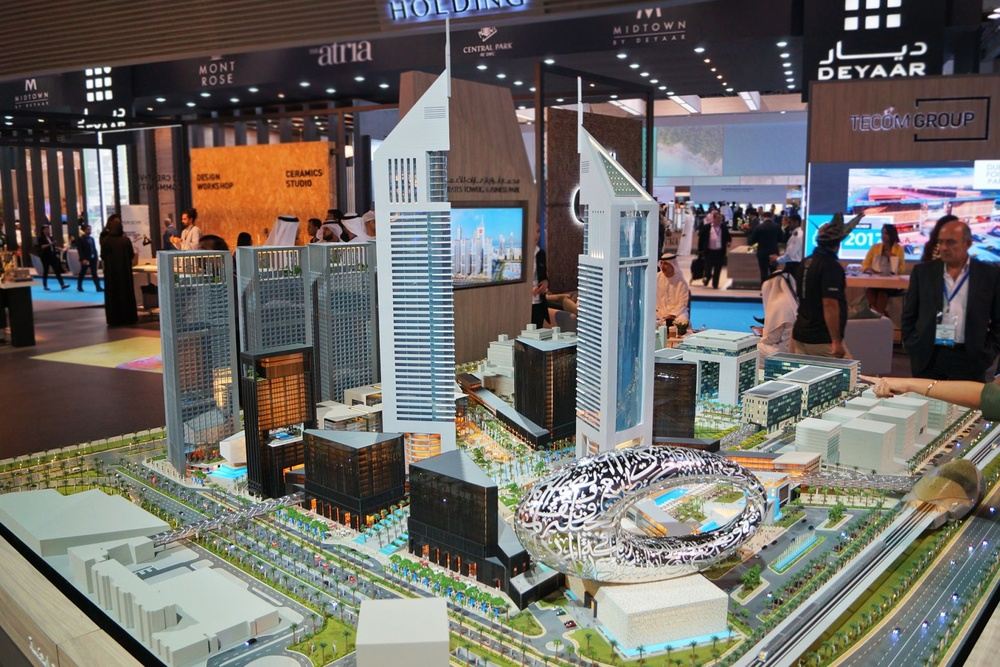
#> input picture data/datasets/245a85d0-9fdd-4c11-8a60-f14b71d3bf23/landmarks/00a6cef7-2573-4edd-b33f-8550ef9504c1.jpg, 1000 x 667 px, shrunk from 1665 x 1110 before the run; its folder holds only this picture in this run
$ python -i image_quality_assessment.py   (imports and definitions only)   (older library calls are emulated)
#> lines starting #> are read from the running program, lines starting #| are printed output that depends on the picture; after the words box and inside, x2 and y2 are one past the last pixel; in counts of white or black regions, pixels touching at a corner belong together
import cv2
import numpy as np
import matplotlib.pyplot as plt
from typing import Tuple, Dict, List, Optional, Any
import os


class ImageQualityAssessor:
    """
    Class for assessing image quality and suggesting enhancements.
    """

    def __init__(self):
        """
        Initialize the image quality assessor with default thresholds.
        """
        # Default thresholds for different quality metrics
        self.thresholds = {
            'blur': 100.0,  # Threshold for Laplacian variance (lower means more blurry)
            'brightness_low': 50.0,  # Lower threshold for mean brightness (0-255)
            'brightness_high': 200.0,  # Upper threshold for mean brightness (0-255)
            'contrast_low': 40.0,  # Lower threshold for standard deviation of pixel values
            'saturation': 0.05,  # Threshold for percentage of saturated pixels
            'noise': 5.0  # Threshold for estimated noise level
        }

    # [12 lines left out: function set_thresholds, not called in this run]

    def detect_blur(self, image: np.ndarray) -> Tuple[bool, float, np.ndarray]:
        """
        Detect if an image is blurry using Laplacian variance.

        Args:
            image: Input image (BGR format)

        Returns:
            Tuple of (is_blurry, laplacian_variance, laplacian_visualization)
        """
        # Convert to grayscale
        if len(image.shape) == 3:
            gray = cv2.cvtColor(image, cv2.COLOR_BGR2GRAY)
        else:
            gray = image.copy()

        # Compute Laplacian
        laplacian = cv2.Laplacian(gray, cv2.CV_64F)

        # Compute variance of Laplacian
        laplacian_var = laplacian.var()

        # Determine if image is blurry
        is_blurry = laplacian_var < self.thresholds['blur']

        # Create visualization of Laplacian
        laplacian_vis = cv2.convertScaleAbs(laplacian)

        return is_blurry, laplacian_var, laplacian_vis

    def analyze_brightness(self, image: np.ndarray) -> Tuple[str, float, Dict[str, Any]]:
        """
        Analyze image brightness.

        Args:
            image: Input image (BGR format)

        Returns:
            Tuple of (brightness_status, mean_brightness, metrics)
        """
        # Convert to grayscale
        if len(image.shape) == 3:
            gray = cv2.cvtColor(image, cv2.COLOR_BGR2GRAY)
        else:
            gray = image.copy()

        # Compute mean brightness
        mean_brightness = np.mean(gray)

        # Calculate histogram
        hist = cv2.calcHist([gray], [0], None, [256], [0, 256])

        # Calculate percentage of dark and bright pixels
        dark_pixels = np.sum(gray < 30) / gray.size
        bright_pixels = np.sum(gray > 220) / gray.size

        # Determine brightness status
        if mean_brightness < self.thresholds['brightness_low']:
            brightness_status = 'too_dark'
        elif mean_brightness > self.thresholds['brightness_high']:
            brightness_status = 'too_bright'
        else:
            brightness_status = 'good'

        # Return metrics
        metrics = {
            'mean_brightness': mean_brightness,
            'dark_pixel_ratio': dark_pixels,
            'bright_pixel_ratio': bright_pixels,
            'histogram': hist
        }

        return brightness_status, mean_brightness, metrics

    def analyze_contrast(self, image: np.ndarray) -> Tuple[str, float, Dict[str, Any]]:
        """
        Analyze image contrast.

        Args:
            image: Input image (BGR format)

        Returns:
            Tuple of (contrast_status, std_dev, metrics)
        """
        # Convert to grayscale
        if len(image.shape) == 3:
            gray = cv2.cvtColor(image, cv2.COLOR_BGR2GRAY)
        else:
            gray = image.copy()

        # Compute standard deviation as a measure of contrast
        std_dev = np.std(gray)

        # Calculate histogram
        hist = cv2.calcHist([gray], [0], None, [256], [0, 256])

        # Calculate histogram spread (distance between 5th and 95th percentiles)
        hist_cumsum = np.cumsum(hist) / np.sum(hist)
        p5_idx = np.argmax(hist_cumsum >= 0.05)
        p95_idx = np.argmax(hist_cumsum >= 0.95)
        hist_spread = p95_idx - p5_idx

        # Determine contrast status
        if std_dev < self.thresholds['contrast_low']:
            contrast_status = 'low_contrast'
        else:
            contrast_status = 'good'

        # Return metrics
        metrics = {
            'std_dev': std_dev,
            'histogram': hist,
            'histogram_spread': hist_spread
        }

        return contrast_status, std_dev, metrics

    def detect_saturation(self, image: np.ndarray) -> Tuple[bool, float, np.ndarray]:
        """
        Detect if an image has saturated pixels.

        Args:
            image: Input image (BGR format)

        Returns:
            Tuple of (has_saturation, saturation_ratio, saturation_mask)
        """
        # Check for saturated pixels (0 or 255 in any channel)
        if len(image.shape) == 3:
            # Check each channel
            saturated_b = np.logical_or(image[:,:,0] == 0, image[:,:,0] == 255)
            saturated_g = np.logical_or(image[:,:,1] == 0, image[:,:,1] == 255)
            saturated_r = np.logical_or(image[:,:,2] == 0, image[:,:,2] == 255)

            # Combine masks
            saturated_mask = np.logical_or(saturated_b, np.logical_or(saturated_g, saturated_r))
        else:
            # Grayscale image
            saturated_mask = np.logical_or(image == 0, image == 255)

        # Calculate ratio of saturated pixels
        saturation_ratio = np.sum(saturated_mask) / saturated_mask.size

        # Determine if image has significant saturation
        has_saturation = saturation_ratio > self.thresholds['saturation']

        # Create visualization of saturated pixels
        saturation_vis = np.zeros_like(image)
        if len(image.shape) == 3:
            saturation_vis[saturated_mask] = [0, 0, 255]  # Red for saturated pixels
        else:
            saturation_vis[saturated_mask] = 255

        return has_saturation, saturation_ratio, saturation_vis

    def estimate_noise(self, image: np.ndarray) -> Tuple[float, np.ndarray]:
        """
        Estimate the noise level in an image.

        Args:
            image: Input image (BGR format)

        Returns:
            Tuple of (noise_level, noise_visualization)
        """
        # Convert to grayscale
        if len(image.shape) == 3:
            gray = cv2.cvtColor(image, cv2.COLOR_BGR2GRAY)
        else:
            gray = image.copy()

        # Apply median filter to remove noise
        denoised = cv2.medianBlur(gray, 5)

        # Calculate difference between original and denoised image
        noise = cv2.absdiff(gray, denoised)

        # Estimate noise level as mean of absolute differences
        noise_level = np.mean(noise)

        return noise_level, noise

    def assess_quality(self, image: np.ndarray) -> Dict[str, Any]:
        """
        Perform comprehensive quality assessment on an image.

        Args:
            image: Input image (BGR format)

        Returns:
            Dictionary containing assessment results and metrics
        """
        # Make a copy of the image
        img_copy = image.copy()

        # Detect blur
        is_blurry, laplacian_var, laplacian_vis = self.detect_blur(img_copy)

        # Analyze brightness
        brightness_status, mean_brightness, brightness_metrics = self.analyze_brightness(img_copy)

        # Analyze contrast
        contrast_status, std_dev, contrast_metrics = self.analyze_contrast(img_copy)

        # Detect saturation
        has_saturation, saturation_ratio, saturation_vis = self.detect_saturation(img_copy)

        # Estimate noise
        noise_level, noise_vis = self.estimate_noise(img_copy)

        # Determine overall quality
        quality_issues = []
        if is_blurry:
            quality_issues.append('blurry')
        if brightness_status != 'good':
            quality_issues.append(brightness_status)
        if contrast_status != 'good':
            quality_issues.append(contrast_status)
        if has_saturation:
            quality_issues.append('saturation')
        if noise_level > self.thresholds['noise']:
            quality_issues.append('noisy')

        # Generate improvement suggestions
        suggestions = []
        if is_blurry:
            suggestions.append('Capture with better focus or apply sharpening')
        if brightness_status == 'too_dark':
            suggestions.append('Increase exposure or apply brightness enhancement')
        elif brightness_status == 'too_bright':
            suggestions.append('Decrease exposure or apply brightness reduction')
        if contrast_status == 'low_contrast':
            suggestions.append('Apply contrast enhancement or histogram equalization')
        if has_saturation:
            suggestions.append('Adjust exposure to avoid saturated pixels')
        if noise_level > self.thresholds['noise']:
            suggestions.append('Use lower ISO setting or apply noise reduction')

        # Compile results
        assessment = {
            'overall_quality': 'good' if not quality_issues else 'needs_improvement',
            'quality_issues': quality_issues,
            'improvement_suggestions': suggestions,
            'metrics': {
                'blur': {
                    'is_blurry': is_blurry,
                    'laplacian_variance': laplacian_var,
                    'threshold': self.thresholds['blur']
                },
                'brightness': {
                    'status': brightness_status,
                    'mean_brightness': mean_brightness,
                    'dark_pixel_ratio': brightness_metrics['dark_pixel_ratio'],
                    'bright_pixel_ratio': brightness_metrics['bright_pixel_ratio'],
                    'low_threshold': self.thresholds['brightness_low'],
                    'high_threshold': self.thresholds['brightness_high']
                },
                'contrast': {
                    'status': contrast_status,
                    'std_dev': std_dev,
                    'histogram_spread': contrast_metrics['histogram_spread'],
                    'threshold': self.thresholds['contrast_low']
                },
                'saturation': {
                    'has_saturation': has_saturation,
                    'saturation_ratio': saturation_ratio,
                    'threshold': self.thresholds['saturation']
                },
                'noise': {
                    'noise_level': noise_level,
                    'threshold': self.thresholds['noise']
                }
            },
            'visualizations': {
                'laplacian': laplacian_vis,
                'saturation_mask': saturation_vis,
                'noise': noise_vis
            }
        }

        return assessment

    # [221 lines left out: functions highlight_issues, visualize_assessment, enhance_image, not called in this run]


# Example usage:
# [46 lines not run here, left out]

>>> import cv2
>>> picture = cv2.imread('../../data/datasets/245a85d0-9fdd-4c11-8a60-f14b71d3bf23/landmarks/00a6cef7-2573-4edd-b33f-8550ef9504c1.jpg')
#> picture is the input picture: shape (667, 1000, 3); mean B, G, R 102.3, 107.1, 110.5
>>> result = ImageQualityAssessor().assess_quality(picture)
#> in detect_blur, `laplacian = cv2.Laplacian(gray, cv2.CV_64F)`:
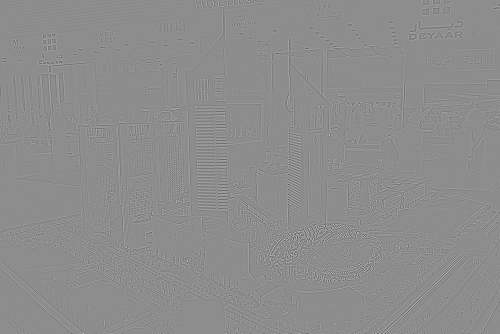
#> laplacian: shape (667, 1000) float64 (shown at 1/2 size); min -509, max 411, mean 0; drawn with min black and max white
#> in detect_blur, `laplacian_var = laplacian.var()`: laplacian_var = 1795.9
#> in detect_blur, `is_blurry = laplacian_var < self.thresholds['blur']`: is_blurry = False
#> in detect_blur, `laplacian_vis = cv2.convertScaleAbs(laplacian)`:
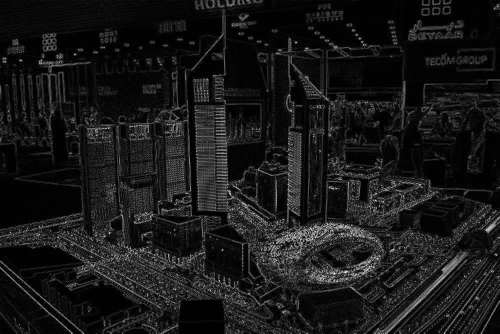
#> laplacian_vis: shape (667, 1000) (shown at 1/2 size); min 0, max 255, mean 24.3
#> in assess_quality, `is_blurry, laplacian_var, laplacian_vis = self.detect_blur(img_copy)`: laplacian_var = 1795.9
#> in analyze_brightness, `mean_brightness = np.mean(gray)`: mean_brightness = 107.6
#> in analyze_brightness, `hist = cv2.calcHist([gray], [0], None, [256], [0, 256])`: hist = 256 values, max 5439 at index 43, min 9 at index 0, mean 2605.5
#> in analyze_brightness, `dark_pixels = np.sum(gray < 30) / gray.size`: dark_pixels = 0.106
#> in analyze_brightness, `bright_pixels = np.sum(gray > 220) / gray.size`: bright_pixels = 0.0242
#> in assess_quality, `brightness_status, mean_brightness, brightness_metrics = self.analyze_..`: brightness_status = 'good'; mean_brightness = 107.6; brightness_metrics = 4 items
#> in analyze_contrast, `std_dev = np.std(gray)`: std_dev = 62.72
#> in analyze_contrast, `hist_cumsum = np.cumsum(hist) / np.sum(hist)`: hist_cumsum = 256 values from 1.35e-05 to 1
#> in analyze_contrast, `p5_idx = np.argmax(hist_cumsum >= 0.05)`: p5_idx = 20
#> in analyze_contrast, `p95_idx = np.argmax(hist_cumsum >= 0.95)`: p95_idx = 210
#> in analyze_contrast, `hist_spread = p95_idx - p5_idx`: hist_spread = 190
#> in assess_quality, `contrast_status, std_dev, contrast_metrics = self.analyze_contrast(img..`: contrast_status = 'good'; std_dev = 62.72; contrast_metrics = 3 items
#> in detect_saturation, `saturated_b = np.logical_or(image[:,:,0] == 0, image[:,:,0] == 255)`:
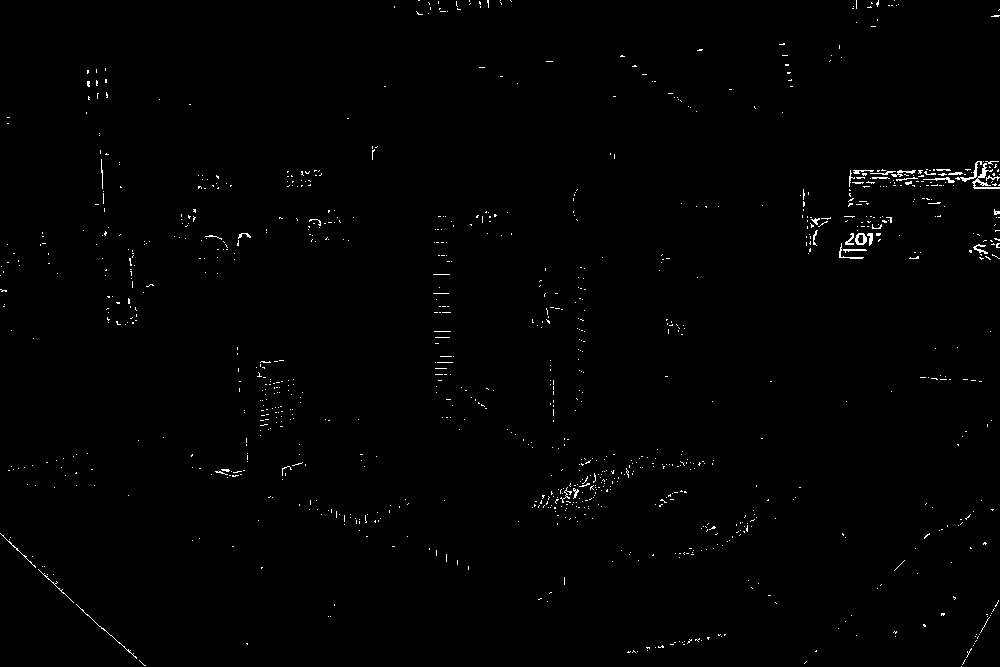
#> saturated_b: shape (667, 1000) bool; 0.7% white in thin lines or dots
#> in detect_saturation, `saturation_ratio = np.sum(saturated_mask) / saturated_mask.size`: saturation_ratio = 0.008
#> in detect_saturation, `has_saturation = saturation_ratio > self.thresholds['saturation']`: has_saturation = False
#> in assess_quality, `has_saturation, saturation_ratio, saturation_vis = self.detect_saturat..`:
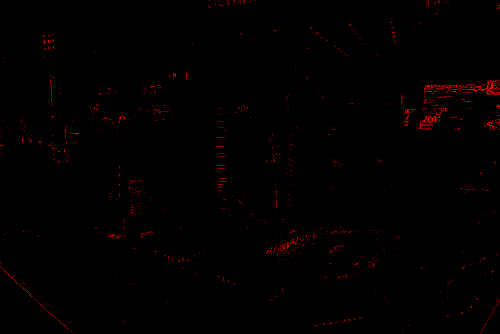
#> saturation_vis: shape (667, 1000, 3) (shown at 1/2 size); mean B, G, R 0, 0, 2
#> in assess_quality, `has_saturation, saturation_ratio, saturation_vis = self.detect_saturat..`: saturation_ratio = 0.008
#> in estimate_noise, `noise = cv2.absdiff(gray, denoised)`:
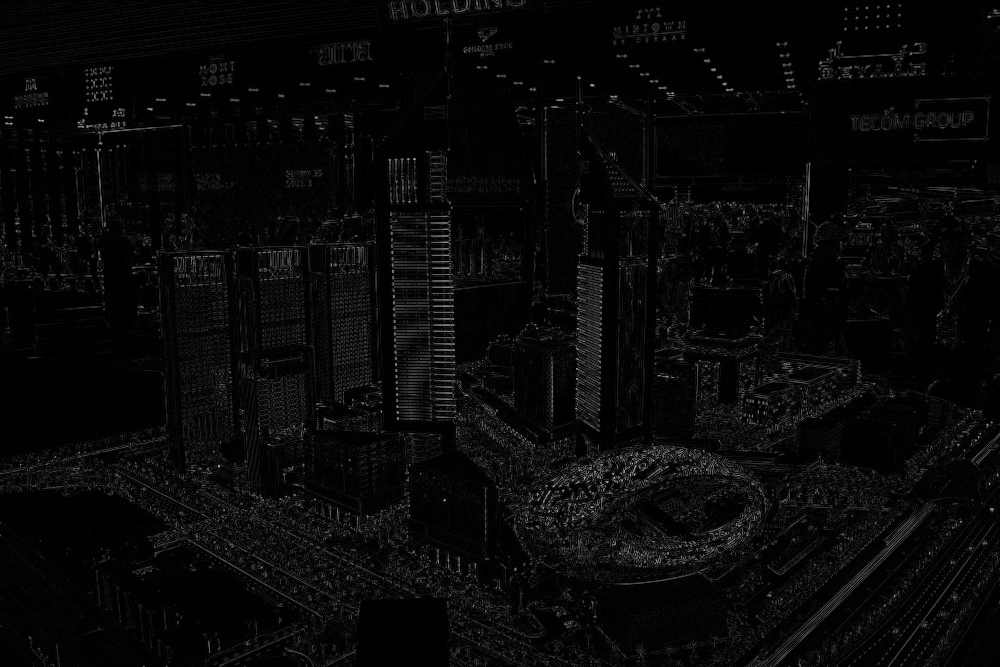
#> noise: shape (667, 1000); min 0, max 191, mean 8.3
#> in estimate_noise, `noise_level = np.mean(noise)`: noise_level = 8.25
#> result = 5 items
